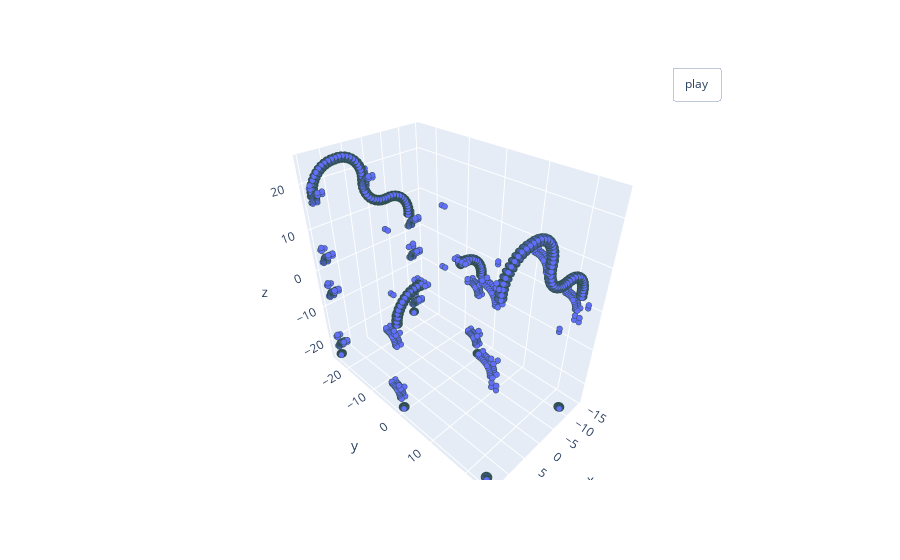

Notebook source saved alongside this figure:
### Code cell
# to visualize accurately point clouds so we could see vertices better
def pcshow(xs, ys, zs):
    data=[go.Scatter3d(x=xs, y=ys, z=zs, mode='markers')]
    
    fig = visualize_rotate(data)
    fig.update_traces(marker=dict(size=2,
                                  line=dict(width=2,
                                            color='DarkSlateGrey')),
                      selector=dict(mode='markers'))
    fig.show()

pcshow(x, y, z)

### Figure 1 — Plotly figure (JSON) as saved in the notebook; plotly's stock layout.template omitted (floating-point values rounded to 4 significant figures; data arrays with more than 128 entries replaced by an {"elided": "..."} marker saying what was removed)
{"data": [{"marker": {"line": {"color": "DarkSlateGrey", "width": 2}, "size": 2}, "mode": "markers", "type": "scatter3d", "x": {"elided": "5298 float values"}, "y": {"elided": "5298 float values"}, "z": {"elided": "5298 float values"}}], "layout": {"updatemenus": [{"buttons": [{"args": [null, {"frame": {"duration": 50, "redraw": true}, "fromcurrent": true, "mode": "immediate", "transition": {"duration": 0}}], "label": "play", "method": "animate"}], "pad": {"r": 10, "t": 45}, "showactive": false, "type": "buttons", "x": 0.8, "xanchor": "left", "y": 1, "yanchor": "bottom"}]}}
